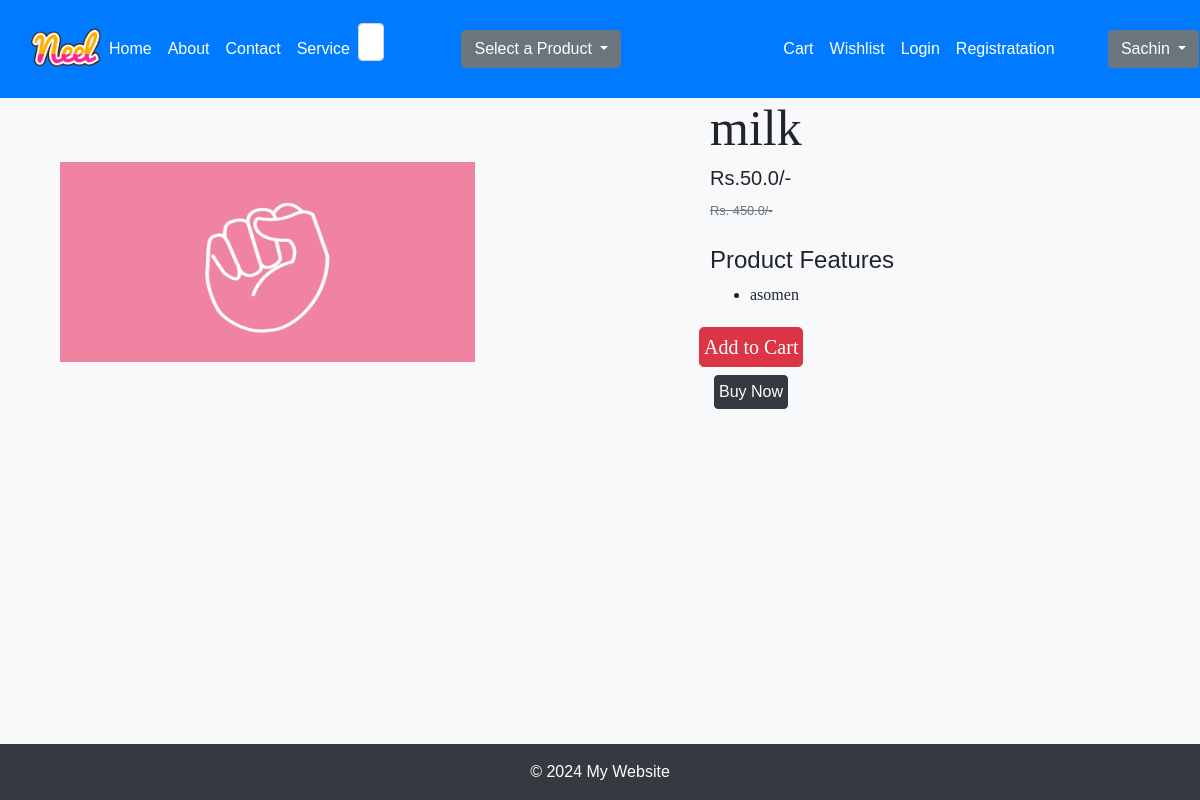
Screenshot of /product-detail/1 with the database file from the repository.
### app/models.py (models this page shows, shortened)
class Product(models.Model):
    title=models.CharField(max_length=100)
    selling_price=models.FloatField()
    discounted_price=models.FloatField()
    description=models.TextField()
    composition=models.TextField(default='')
    prodapp=models.TextField(default='')
    category=models.CharField(choices=CATEGORY_CHOICES, max_length=2)
    product_image= models.ImageField(upload_to='product')

### app/views.py (the view)
# urls.py: path("product-detail/<int:pk>",views.ProductDetail.as_view(),name='product-detail'),
class ProductDetail(View):
    def get(self,request,pk):
        product=Product.objects.get(pk=pk)
        return render(request,'productdetail.html',locals())

### app/templates/productdetail.html (shortened to what this page needs)
{% extends 'base.html' %}
{% load static %}
{% block main-content %}
<div class='container'>
    <div class='row flex justify-content-between'>
        <div class='img2 col-lg-5 mt-5'>
            <img src="{{ product.product_image.url}}" class="image col-xs-6 col-sm-12 col-lg-12 mt-3 text-sm-center w-10 h-75" alt="">
        </div>
        <div class='productdetail col-lg-5'>
            <h1 style='font-family: Georgia; font-size:50px;'>{{product.title}}</h1>
            <h5> Rs.{{product.discounted_price}}/-</h5>
            <small class='text-decoration-line-through text-muted fs-5'><del>Rs. {{product.selling_price}}/-</small></del>
            <br><br><h4>Product Features</h4>
            <ul class='fs-5' style='font-family: Rajdhani;'>
                <li>{{product.description}}</li>
            </ul>
            <div class='button row flex' style='font-family:Rajdhani;'>
                <button type='submit' class='d-grid gap-2 btn btn-danger p-1 m-1 btn-lg text-decoration-none text-white'>Add to Cart</button>
            </div>
            <div class='btn btn-dark p-1 m-1 vtn-lg'><a href="#" class='text-decoration-none text-white'>Buy Now</a>
            </div>
        </div>
    </div>
</div>
{% endblock main-content %}

### app/templates/base.html (style rules this page uses)
body { background-color: #f8f9fa; font-family: Arial, sans-serif; }

### rows the page displays
Product: product_image (picture), title "milk", discounted_price "50.0", selling_price "450.0", description "asomen"
